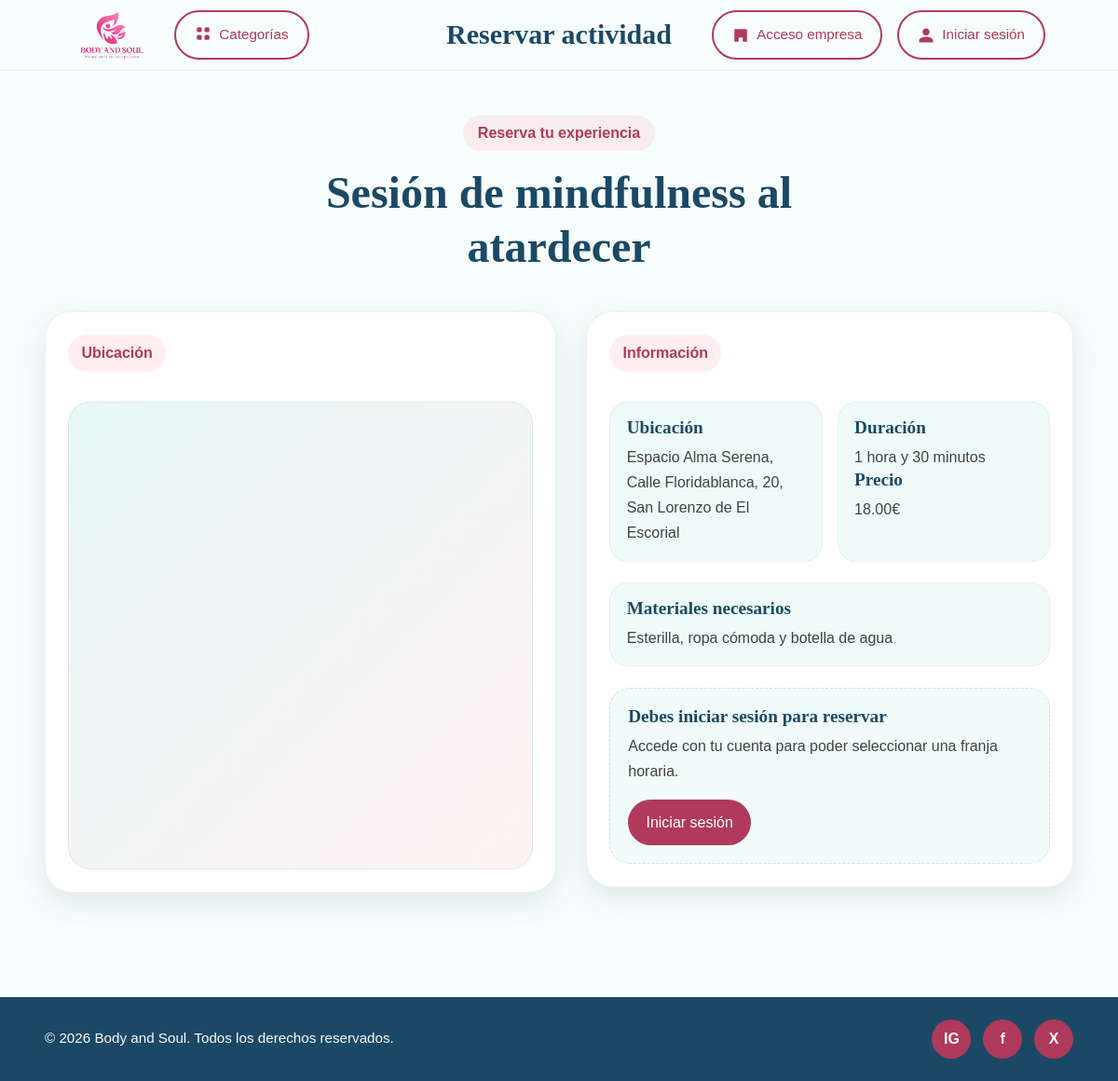
Screenshot of /publico/reserva.php?idact=87 with the database file from the repository.
### tables this page shows
CREATE TABLE `servicio` (
  `id_servicio` int(11) NOT NULL,
  `id_empresa` int(11) NOT NULL,
  `nombre_servicio` varchar(150) NOT NULL,
  `descripcion` text DEFAULT NULL,
  `lugar` varchar(150) DEFAULT NULL,
  `id_categoria` int(11) NOT NULL,
  `precio` decimal(10,2) NOT NULL DEFAULT 0.00,
  `duracion` varchar(50) DEFAULT NULL,
  `materiales` text DEFAULT NULL,
  `estado` enum('activo','cancelado') NOT NULL DEFAULT 'activo',
  `id_municipio` int(11) DEFAULT NULL,
  `codigo_postal` varchar(10) DEFAULT NULL,
  `latitud` decimal(10,8) DEFAULT NULL,
  `longitud` decimal(11,8) DEFAULT NULL
);

### bd/bdact.php (called while the page is built, shortened)
<?php
class bdact{
public $pdo = "";
public function __construct($host,$port,$db,$user,$pass) {
    $this->pdo = new PDO("mysql:host=".$host.";port=".$port.";dbname=".$db.";charset=utf8", $user, $pass);
    }
public function obtenerActividadPorId($idServicio){
    $sentencia = "SELECT * FROM servicio WHERE id_servicio = :id_servicio AND estado = 'activo'";
    $ejecucion = $this->pdo->prepare($sentencia);
    $ejecucion->execute([
        ":id_servicio" => $idServicio
    ]);
    $fila = $ejecucion->fetch(PDO::FETCH_ASSOC);
    return $fila;
}
}
?>

### publico/reserva.php (the view, shortened to what this page needs)
<?php
$titulo = "<h1>Reservar actividad</h1>";
require_once("head.php");
require_once("../bd/bdact.php");
$bdact = new bdact("localhost", 3306, "plataforma_servicios1", "root", "");
$idServicio = (int) $_GET["idact"];
$actividad = $bdact->obtenerActividadPorId($idServicio);
?>
<main class="booking-page">
  <section class="booking-section">
    <div class="container">
      <div class="booking-title-block">
        <span class="section-tag">Reserva tu experiencia</span>
        <h2><?= htmlentities($actividad["nombre_servicio"]) ?></h2>
      </div>
      <div class="booking-layout">
        <article class="booking-map-card">
          <div class="booking-card-header">
            <span class="section-tag">Ubicación</span>
          </div>
          <div class="map-wrapper">
            <iframe
              src="https://www.google.com/maps?q=<?= urlencode($actividad["lugar"]) ?>&output=embed"
              title="Mapa de ubicación de la actividad"
              loading="lazy"
>
            </iframe>
          </div>
        </article>
        <article class="booking-form-card">
           <div class="booking-card-header">
            <span class="section-tag">Información</span>
          </div>
          <div class="booking-info-content">
            <div class="info-grid">
              <div class="info-item">
                <h4>Ubicación</h4>
                <p><?= htmlentities($actividad["lugar"]) ?></p>
              </div>
              <div class="info-item">
                <h4>Duración</h4>
                <p><?= !empty($actividad["duracion"]) ? htmlentities($actividad["duracion"]) : 'No especificada' ?></p>
                <h4>Precio</h4>
                  <p><?=$actividad['precio']?>€</p>
              </div>
            </div>
            <div class="info-box">
              <h4>Materiales necesarios</h4>
              <p><?= !empty($actividad["materiales"]) ? htmlentities($actividad["materiales"]) : 'No especificados' ?></p>
            </div>
            <?php if (!isset($_SESSION["usuario"])): ?>
              <div class="booking-empty-state">
                <h4>Debes iniciar sesión para reservar</h4>
                <p>Accede con tu cuenta para poder seleccionar una franja horaria.</p>
                <a href="login.php" class="btn btn-primary" style="margin-top: 1rem;">Iniciar sesión</a>
              </div>
            <?php endif; ?>
          </div>
        </article>
      </div>
    </div>
  </section>
</main>
<?php require_once("footer.php"); ?>
</body>
</html>

### css/styles.css (style rules this page uses)
:root { --mint: #147a72; --navy: #1B4965; --pink: #b03a5b; --light: #F7FDFC; --dark: #2E2E2E; --white: #ffffff; --font-title: "Sansita Swashed", serif; --font-text: "Overpass", sans-serif; --radius-sm: 10px; --radius-md: 18px; --radius-lg: 28px; --shadow-soft: 0 10px 30px rgba(27, 73, 101, 0.12); --transition: all 0.3s ease; }
* { margin: 0; padding: 0; box-sizing: border-box; }
html { scroll-behavior: smooth; }
body { font-family: var(--font-text); color: var(--dark); background-color: var(--light); line-height: 1.6; }
a { text-decoration: none; color: inherit; }
.container { width: min(1200px, 92%); margin: 0 auto; }
h1, h2, h3, h4 { font-family: var(--font-title); color: var(--navy); line-height: 1.15; }
.section-tag { display: inline-block; background-color: rgba(255, 143, 163, 0.15); color: var(--pink); font-weight: 700; padding: 0.45rem 0.9rem; border-radius: 999px; margin-bottom: 1rem; }
.btn { display: inline-flex; align-items: center; justify-content: center; gap: 0.5rem; border: none; cursor: pointer; padding: 0.75rem 1.2rem; border-radius: 999px; font-weight: 500; transition: var(--transition); text-align: center; }
.btn-primary { background-color: var(--pink); color: var(--white); }
.header-title h1 { font-family: var(--font-title); font-size: 30px; color: var(--navy); }

### css/public-styles/actividad.css (style rules this page uses)
.info-block p, .info-item p { color: rgba(46, 46, 46, 0.9); line-height: 1.7; }
.info-grid { display: grid; grid-template-columns: 1fr 1fr; gap: 1rem; }
.info-item { background: rgba(46, 196, 182, 0.08); border-radius: 20px; padding: 1rem 1.1rem; border: 1px solid rgba(27, 73, 101, 0.06); }

### css/public-styles/reserva.css (style rules this page uses)
.booking-page { padding: 2rem 0 0; }
.booking-section { padding: 1rem 0 3rem; }
.booking-title-block { text-align: center; margin-bottom: 2.5rem; }
.booking-title-block .section-tag { display: inline-block; margin-bottom: 1rem; padding: 0.4rem 1rem; }
.booking-title-block h2 { font-size: clamp(2rem, 4vw, 3rem); color: var(--navy); max-width: 700px; margin: 0 auto; line-height: 1.2; }
.booking-layout { display: grid; grid-template-columns: 1.05fr 1fr; gap: 2rem; align-items: start; }
.booking-map-card, .booking-form-card { background: var(--white); border-radius: 28px; box-shadow: var(--shadow-soft); border: 1px solid rgba(27, 73, 101, 0.08); padding: 1.5rem; }
.booking-card-header { margin-bottom: 1rem; }
.map-wrapper { width: 100%; min-height: 500px; border-radius: 24px; overflow: hidden; background: linear-gradient( 135deg, rgba(46, 196, 182, 0.12), rgba(255, 143, 163, 0.12) ); border: 1px solid rgba(27, 73, 101, 0.08); }
.map-wrapper iframe { width: 100%; height: 500px; border: 0; display: block; }
.booking-info-content { display: flex; flex-direction: column; gap: 1.4rem; }
.info-grid { display: grid; grid-template-columns: 1fr 1fr; gap: 1rem; }
.info-item, .info-box { background: rgba(46, 196, 182, 0.08); border-radius: 20px; padding: 1rem 1.1rem; border: 1px solid rgba(27, 73, 101, 0.06); }
.info-item h4, .info-box h4, .time-slots-block h4, .booking-empty-state h4, .available-dates-block h4 { font-size: 1.2rem; color: var(--navy); margin-bottom: 0.45rem; font-family: var(--font-title); }
.info-item p, .info-box p, .booking-empty-state p { color: rgba(46, 46, 46, 0.9); line-height: 1.7; margin: 0; }
.booking-empty-state { background: rgba(46, 196, 182, 0.07); border: 1px dashed rgba(27, 73, 101, 0.14); border-radius: 22px; padding: 1.2rem; }

### rows the page displays
servicio: nombre_servicio "Sesión de mindfulness al atardecer", lugar "Espacio Alma Serena, Calle Floridablanca, 20, San Lorenzo de El Escorial", duracion "1 hora y 30 minutos", precio "18.00", materiales "Esterilla, ropa cómoda y botella de agua"
